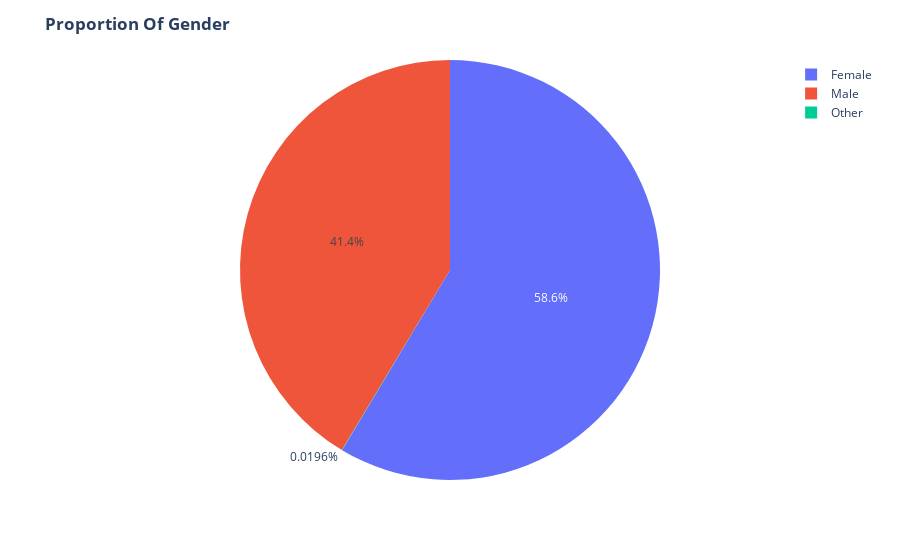

The cell this chart's notebook holds for it:
### Markdown cell above
### Gender count

### Code cell
fig = px.pie(data,names='gender')
fig.update_layout(title='<b>Proportion Of Gender<b>')
fig.show()

### Figure 1 — Plotly figure (JSON) as saved in the notebook; plotly's stock layout.template omitted (floating-point values rounded to 4 significant figures; data arrays with more than 128 entries replaced by an {"elided": "..."} marker saying what was removed)
{"data": [{"domain": {"x": [0, 1], "y": [0, 1]}, "hovertemplate": "gender=%{label}<extra></extra>", "labels": {"elided": "5110 str values"}, "legendgroup": "", "name": "", "showlegend": true, "type": "pie"}], "layout": {"legend": {"tracegroupgap": 0}, "margin": {"t": 60}, "title": {"text": "<b>Proportion Of Gender<b>"}}}
